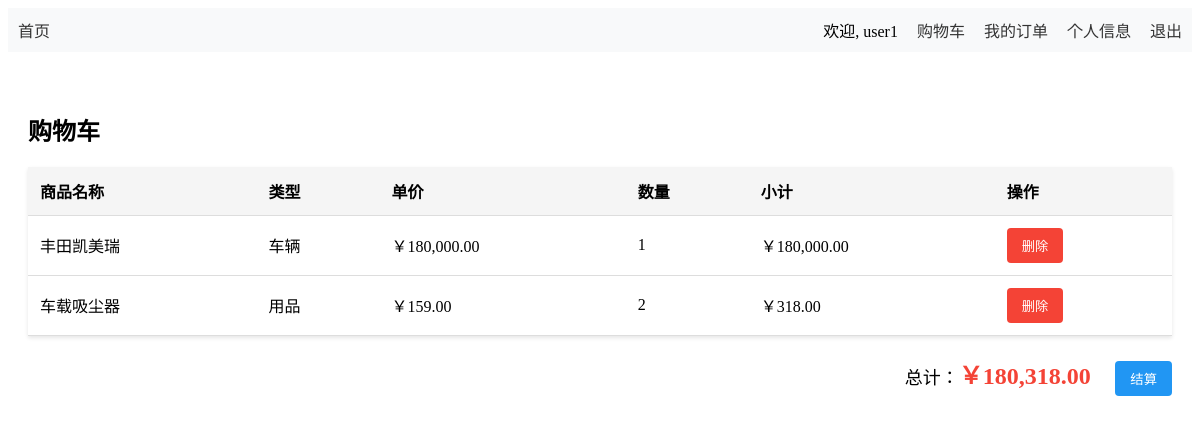
The app's page /user/cart.php (signed in) with its own data.
### tables this page shows
CREATE TABLE cart (
    cart_id INT PRIMARY KEY AUTO_INCREMENT,
    user_id INT,
    item_type ENUM('car', 'product') NOT NULL,
    item_id INT NOT NULL,
    quantity INT NOT NULL,
    created_at TIMESTAMP DEFAULT CURRENT_TIMESTAMP,
    FOREIGN KEY (user_id) REFERENCES users(user_id)
);

### user/cart.php (the view, shortened to what this page needs)
<?php
require_once '../includes/nav.php';
$db = Database::getInstance()->getConnection();
$userId = getCurrentUserId();
$stmt = $db->prepare("SELECT c.*,
    CASE
        WHEN c.item_type = 'car' THEN car.car_name
        WHEN c.item_type = 'product' THEN p.product_name
    END as item_name,
    CASE
        WHEN c.item_type = 'car' THEN car.price
        WHEN c.item_type = 'product' THEN p.price
    END as price
    FROM cart c
    LEFT JOIN cars car ON c.item_type = 'car' AND c.item_id = car.car_id
    LEFT JOIN products p ON c.item_type = 'product' AND c.item_id = p.product_id
    WHERE c.user_id = ?");
$stmt->execute([$userId]);
$cartItems = $stmt->fetchAll(PDO::FETCH_ASSOC);
$totalPrice = 0;
foreach ($cartItems as $item) {
    $totalPrice += $item['price'] * $item['quantity'];
}
?>
<!DOCTYPE html>
<html>
<head>
</head>
<body>
    <div class="container">
        <h2>购物车</h2>
        <?php if (empty($cartItems)): ?>
            <div class="empty-cart">
                <h3>购物车是空的</h3>
                <p>快去添加商品吧！</p>
                <a href="../index.php" class="btn btn-primary">去购物</a>
            </div>
        <?php else: ?>
            <table class="cart-table">
                <thead>
                    <tr>
                        <th>商品名称</th>
                        <th>类型</th>
                        <th>单价</th>
                        <th>数量</th>
                        <th>小计</th>
                        <th>操作</th>
                    </tr>
                </thead>
                <tbody>
                    <?php foreach ($cartItems as $item): ?>
                    <tr data-id="<?php echo $item['cart_id']; ?>">
                        <td><?php echo $item['item_name']; ?></td>
                        <td><?php echo $item['item_type'] == 'car' ? '车辆' : '用品'; ?></td>
                        <td>￥<?php echo number_format($item['price'], 2); ?></td>
                        <td><?php echo $item['quantity']; ?></td>
                        <td class="subtotal">￥<?php echo number_format($item['price'] * $item['quantity'], 2); ?></td>
                        <td>
                            <button class="btn btn-danger remove-item">删除</button>
                        </td>
                    </tr>
                    <?php endforeach; ?>
                </tbody>
            </table>
            <div class="total-section">
                总计：<span class="total-price">￥<?php echo number_format($totalPrice, 2); ?></span>
                <button id="checkoutBtn" class="btn btn-primary" style="margin-left: 20px;">结算</button>
            </div>
        <?php endif; ?>
    </div>
</body>
</html>

### user/cart.php (style rules this page uses)
.container { max-width: 1200px; margin: 20px auto; padding: 20px; }
.cart-table { width: 100%; border-collapse: collapse; background: white; box-shadow: 0 2px 4px rgba(0,0,0,0.1); margin-bottom: 20px; }
.cart-table th, .cart-table td { padding: 12px; text-align: left; border-bottom: 1px solid #ddd; }
.cart-table th { background: #f5f5f5; }
.btn { padding: 8px 15px; border: none; border-radius: 4px; cursor: pointer; color: white; }
.btn-primary { background: #2196F3; }
.btn-danger { background: #f44336; }
.total-section { text-align: right; font-size: 18px; margin-bottom: 20px; }
.total-price { color: #f44336; font-weight: bold; font-size: 24px; }

### records on screen
cart: item_name "丰田凯美瑞", item_type "车辆", price "180,000.00", quantity "1", quantity "180,000.00"
cart: item_name "车载吸尘器", item_type "用品", price "159.00", quantity "2", quantity "318.00"

### other values on screen
getCurrentUsername() "user1"
$totalPrice "180,318.00"
